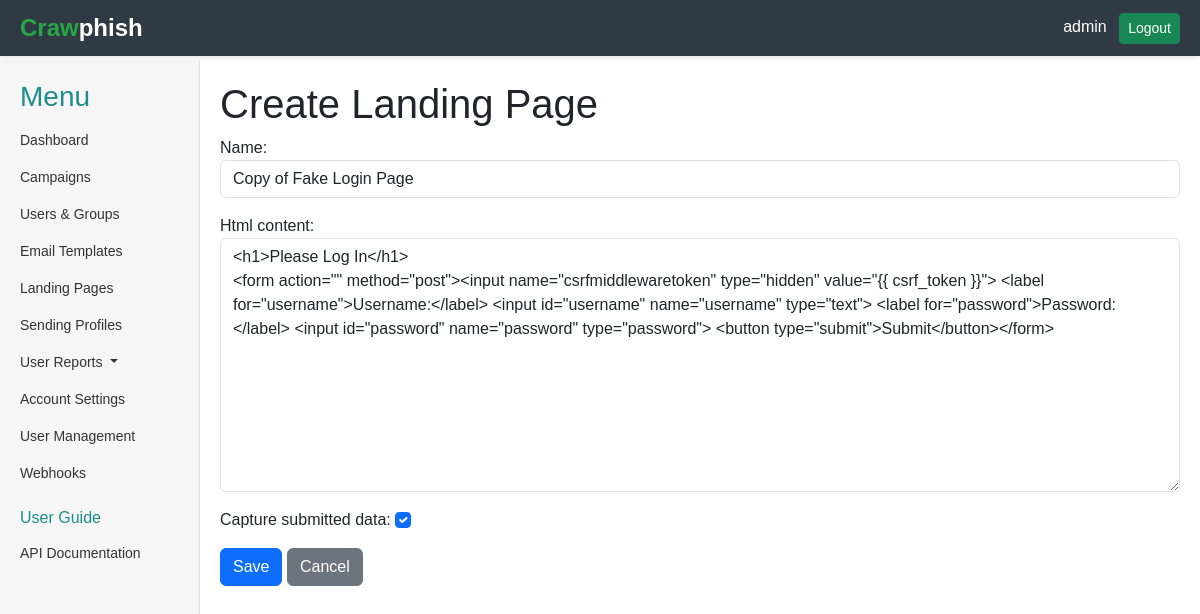
Screenshot of /landing-pages/14/copy/ (signed in) with the database file from the repository.
### core/models.py (models this page shows, shortened)
class User(AbstractUser):
    position = models.CharField(max_length=100, blank=True, null=True)
    api_key = models.CharField(max_length=100, blank=True, null=True)

class LandingPage(models.Model):
    name = models.CharField(max_length=100)
    html_content = models.TextField()
    capture_submitted_data = models.BooleanField(default=False)
    modified_date = models.DateTimeField(auto_now=True)

### core/views.py (the view, shortened to what this page needs)
# urls.py: path('landing-pages/<int:pk>/copy/', views.LandingPageCopyView.as_view(), name='landing_page_copy'),
class LandingPageCopyView(LoginRequiredMixin, CreateView):
    model = LandingPage
    form_class = LandingPageForm
    template_name = 'core/landing_page_create.html'
    success_url = reverse_lazy('core:landing_pages')
    def get_initial(self):
        try:
            page = LandingPage.objects.get(pk=self.kwargs['pk'])
            return {
                'name': f"Copy of {page.name}",
                'html_content': page.html_content,
                'capture_submitted_data': page.capture_submitted_data,
            }
        except LandingPage.DoesNotExist:
            return {}

### core/forms.py
class LandingPageForm(forms.ModelForm):
    html_content = forms.CharField(widget=forms.Textarea(attrs={'class': 'tinymce form-control', 'rows': 10}))
    class Meta:
        model = LandingPage
        fields = '__all__'
    def __init__(self, *args, **kwargs):
        super().__init__(*args, **kwargs)
        for field in self.fields.values():
            if not isinstance(field.widget, forms.CheckboxInput):
                existing_classes = field.widget.attrs.get('class', '')
                field.widget.attrs['class'] = (existing_classes + ' form-control').strip()
        self.fields['capture_submitted_data'].widget.attrs.pop('class', None)
        self.fields['capture_submitted_data'].widget.attrs.update({'class': 'form-check-input'})

### core/templates/core/landing_page_create.html (shortened to what this page needs)
{% extends 'core/base.html' %}
{% block content %}
    <h1>Create Landing Page</h1>
    <form method="post" id="LandingPageForm" >
        {{ form.as_p }}
        <button type="submit" class="btn btn-primary">Save</button>
        <a href="{% url 'core:landing_pages' %}" class="btn btn-secondary">Cancel</a>
    </form>
{% endblock %}

### core/templates/core/base.html (shortened to what this page needs)
<!DOCTYPE html>
<html lang="en">
<head>
    <link rel="stylesheet" href="https://cdn.jsdelivr.net/npm/bootstrap-icons@1.11.1/font/bootstrap-icons.css">
    <link href="https://cdn.jsdelivr.net/npm/bootstrap@5.3.0/dist/css/bootstrap.min.css" rel="stylesheet">
</head>
<body>
    <div class="container-fluid">
        {% if request.user.is_authenticated %}
            <div class="header">
                <div class="logo">
                    <span style="color: #28a745;">Craw</span> phish
                </div>
                <div>
                    <span class="text-white me-2">{{ request.user.username }}</span>
                    <a href="{% url 'logout' %}" class="btn btn-success btn-sm">Logout</a>
                </div>
            </div>
        {% endif %}
        <div class="main-content-wrapper {% if not request.user.is_authenticated %}unauthenticated{% endif %}">
            {% if request.user.is_authenticated %}
                <div class="sidebar">
                    <h3 style="color: rgb(31, 141, 141);">Menu</h3>
                    <ul class="nav flex-column">
                        <li class="nav-item">
                            <a class="nav-link {% if request.resolver_match.url_name == 'dashboard' %}active{% endif %}" href="{% url 'core:dashboard' %}">Dashboard</a>
                        </li>
                        <li class="nav-item">
                            <a class="nav-link {% if request.resolver_match.url_name == 'campaigns' %}active{% endif %}" href="{% url 'core:campaigns' %}">Campaigns</a>
                        </li>
                        <li class="nav-item">
                            <a class="nav-link {% if request.resolver_match.url_name == 'users_groups' %}active{% endif %}" href="{% url 'core:users_groups' %}">Users & Groups</a>
                        </li>
                        <li class="nav-item">
                            <a class="nav-link {% if request.resolver_match.url_name == 'email_templates' %}active{% endif %}" href="{% url 'core:email_templates' %}">Email Templates</a>
                        </li>
                        <li class="nav-item">
                            <a class="nav-link {% if request.resolver_match.url_name == 'landing_pages' %}active{% endif %}" href="{% url 'core:landing_pages' %}">Landing Pages</a>
                        </li>
                        <li class="nav-item">
                            <a class="nav-link {% if request.resolver_match.url_name == 'sending_profiles' %}active{% endif %}" href="{% url 'core:sending_profiles' %}">Sending Profiles</a>
                        </li>
                        <li class="nav-item dropdown">
                            <a class="nav-link dropdown-toggle split" href="" id="userReportsDropdown" role="button" data-bs-toggle="dropdown" aria-expanded="false">
                              User Reports
                            </a>
                          </li>
                        <li class="nav-item">
                            <a class="nav-link {% if request.resolver_match.url_name == 'settings' %}active{% endif %}" href="{% url 'core:settings' %}">Account Settings</a>
                        </li>
                        {% if request.user.is_superuser %}
                            <li class="nav-item">
                                <a class="nav-link {% if request.resolver_match.url_name == 'user_management' %}active{% endif %}" href="{% url 'core:user_management' %}">User Management</a>
                            </li>
                        {% endif %}
                        <li class="nav-item">
                            <a class="nav-link {% if request.resolver_match.url_name == 'webhooks' %}active{% endif %}" href="{% url 'core:webhooks' %}">Webhooks</a>
                        </li>
                        <li class="nav-item">
                            <h6 style="color: rgb(31, 141, 141);" class="mt-3">User Guide</h6>
                        </li>
                        <li class="nav-item">
                            <a class="nav-link" href="#">API Documentation</a>
                        </li>
                    </ul>
                </div>
            {% endif %}
            <div class="main-content {% if not request.user.is_authenticated %}unauthenticated{% endif %}">
                {% block content %}{% endblock %}
            </div>
        </div>
    </div>
</body>
</html>

### core/templates/core/base.html (style rules this page uses)
body { margin: 0; font-family: Arial, sans-serif; }
.container-fluid { padding: 0; min-height: 100vh; display: flex; flex-direction: column; }
.header { background-color: #2F3A44; color: white; padding: 10px 20px; display: flex; justify-content: space-between; align-items: center; width: 100%; box-shadow: 0 2px 4px rgba(0, 0, 0, 0.1); position: fixed; top: 0; left: 0; z-index: 1000; }
.header .logo { font-size: 24px; font-weight: bold; display: flex; align-items: center; }
.main-content-wrapper { display: flex; flex: 1; margin-top: 60px; }
.sidebar { width: 200px; background-color: #F5F6F5; padding: 20px; border-right: 1px solid #dee2e6; height: calc(100vh - 60px); position: fixed; top: 60px; left: 0; z-index: 999; }
.sidebar .nav-link { color: #333; padding: 8px 0; font-size: 14px; }
.main-content { flex: 1; margin-left: 200px; padding: 20px; }

### rows the page displays
User: user.username "admin"
LandingPage: name "Copy of Fake Login Page", html_content "<h1>Please Log In</h1> <form action=\"\" method=\"post\"><input name=\"csrfmiddlewaretoken\" type=\"hidden\" value=\"{{ csrf_token }}\"> <label for=\"username\">Username:</label> <input id=\"username\" name=\"username\" type=\"text\"> <label for=\"password\">Password:</label> <input id=\"password\" name=\"password\" type=\"password\"> <button type=\"submit\">Submit</button></form>", capture_submitted_data "☑"
